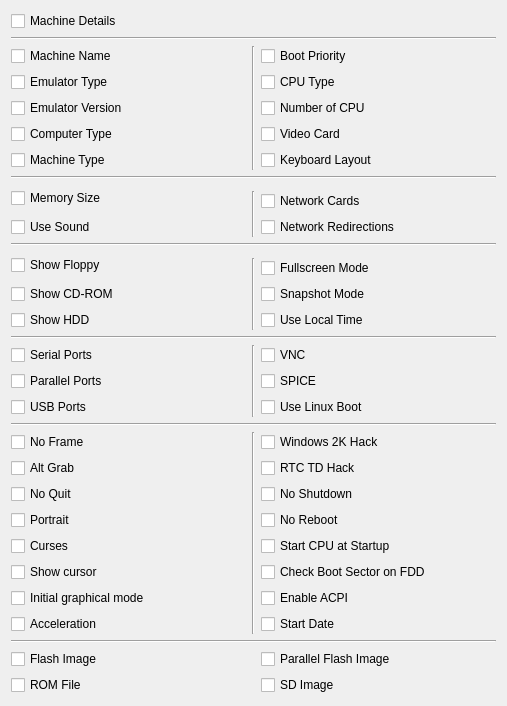
         <widget class="QWidget" name="scrollAreaWidgetContents">
          <property name="geometry">
           <rect>
            <x>0</x>
            <y>0</y>
            <width>507</width>
            <height>702</height>
           </rect>
          </property>
          <layout class="QGridLayout" name="gridLayout_2">
           <item row="0" column="0">
            <widget class="QCheckBox" name="CH_Machine_Details">
             <property name="text">
              <string>Machine Details</string>
             </property>
            </widget>
           </item>
           <item row="1" column="0" colspan="3">
            <widget class="Line" name="line_24">
             <property name="orientation">
              <enum>Qt::Horizontal</enum>
             </property>
            </widget>
           </item>
           <item row="2" column="0">
            <widget class="QCheckBox" name="CH_Machine_Name">
             <property name="text">
              <string>Machine Name</string>
             </property>
            </widget>
           </item>
           <item row="2" column="1" rowspan="5">
            <widget class="Line" name="line_4">
             <property name="orientation">
              <enum>Qt::Vertical</enum>
             </property>
            </widget>
           </item>
           <item row="2" column="2">
            <widget class="QCheckBox" name="CH_Boot_Priority">
             <property name="text">
              <string>Boot Priority</string>
             </property>
            </widget>
           </item>
           <item row="3" column="0">
            <widget class="QCheckBox" name="CH_Emulator_Type">
             <property name="text">
              <string>Emulator Type</string>
             </property>
            </widget>
           </item>
           <item row="3" column="2">
            <widget class="QCheckBox" name="CH_CPU_Type">
             <property name="text">
              <string>CPU Type</string>
             </property>
            </widget>
           </item>
           <item row="4" column="0">
            <widget class="QCheckBox" name="CH_Emulator_Version">
             <property name="text">
              <string>Emulator Version</string>
             </property>
            </widget>
           </item>
           <item row="4" column="2">
            <widget class="QCheckBox" name="CH_Number_of_CPU">
             <property name="text">
              <string>Number of CPU</string>
             </property>
            </widget>
           </item>
           <item row="5" column="0">
            <widget class="QCheckBox" name="CH_Computer_Type">
             <property name="text">
              <string>Computer Type</string>
             </property>
            </widget>
           </item>
           <item row="5" column="2">
            <widget class="QCheckBox" name="CH_Video_Card">
             <property name="text">
              <string>Video Card</string>
             </property>
            </widget>
           </item>
           <item row="6" column="0">
            <widget class="QCheckBox" name="CH_Machine_Type">
             <property name="text">
              <string>Machine Type</string>
             </property>
            </widget>
           </item>
           <item row="6" column="2">
            <widget class="QCheckBox" name="CH_Keyboard_Layout">
             <property name="text">
              <string>Keyboard Layout</string>
             </property>
            </widget>
           </item>
           <item row="7" column="0" colspan="3">
            <widget class="Line" name="line">
             <property name="orientation">
              <enum>Qt::Horizontal</enum>
             </property>
            </widget>
           </item>
           <item row="8" column="0" rowspan="2">
            <widget class="QCheckBox" name="CH_Memory_Size">
             <property name="text">
              <string>Memory Size</string>
             </property>
            </widget>
           </item>
           <item row="9" column="1" rowspan="2">
            <widget class="Line" name="line_5">
             <property name="orientation">
              <enum>Qt::Vertical</enum>
             </property>
            </widget>
           </item>
           <item row="9" column="2">
            <widget class="QCheckBox" name="CH_Network_Cards">
             <property name="text">
              <string>Network Cards</string>
             </property>
            </widget>
           </item>
           <item row="10" column="0">
            <widget class="QCheckBox" name="CH_Use_Sound">
             <property name="text">
              <string>Use Sound</string>
             </property>
            </widget>
           </item>
           <item row="10" column="2">
            <widget class="QCheckBox" name="CH_Redirections">
             <property name="text">
              <string>Network Redirections</string>
             </property>
            </widget>
           </item>
           <item row="11" column="0" colspan="3">
            <widget class="Line" name="line_2">
             <property name="orientation">
              <enum>Qt::Horizontal</enum>
             </property>
            </widget>
           </item>
           <item row="12" column="0" rowspan="2">
            <widget class="QCheckBox" name="CH_Show_FDD">
             <property name="text">
              <string>Show Floppy</string>
             </property>
            </widget>
           </item>
           <item row="13" column="1" rowspan="3">
            <widget class="Line" name="line_7">
             <property name="orientation">
              <enum>Qt::Vertical</enum>
             </property>
            </widget>
           </item>
           <item row="13" column="2">
            <widget class="QCheckBox" name="CH_Fullscreen">
             <property name="text">
              <string>Fullscreen Mode</string>
             </property>
            </widget>
           </item>
           <item row="14" column="0">
            <widget class="QCheckBox" name="CH_Show_CD">
             <property name="text">
              <string>Show CD-ROM</string>
             </property>
            </widget>
           </item>
           <item row="14" column="2">
            <widget class="QCheckBox" name="CH_Snapshot">
             <property name="text">
              <string>Snapshot Mode</string>
             </property>
            </widget>
           </item>
           <item row="15" column="0">
            <widget class="QCheckBox" name="CH_Show_HDD">
             <property name="text">
              <string>Show HDD</string>
             </property>
            </widget>
           </item>
           <item row="15" column="2">
            <widget class="QCheckBox" name="CH_Localtime">
             <property name="text">
              <string>Use Local Time</string>
             </property>
            </widget>
           </item>
           <item row="16" column="0" colspan="3">
            <widget class="Line" name="line_12">
             <property name="orientation">
              <enum>Qt::Horizontal</enum>
             </property>
            </widget>
           </item>
           <item row="17" column="0">
            <widget class="QCheckBox" name="CH_Serial_Port">
             <property name="text">
              <string>Serial Ports</string>
             </property>
            </widget>
           </item>
           <item row="17" column="1" rowspan="3">
            <widget class="Line" name="line_8">
             <property name="orientation">
              <enum>Qt::Vertical</enum>
             </property>
            </widget>
           </item>
           <item row="17" column="2">
            <widget class="QCheckBox" name="CH_VNC">
             <property name="text">
              <string>VNC</string>
             </property>
            </widget>
           </item>
           <item row="18" column="0">
            <widget class="QCheckBox" name="CH_Parallel_Port">
             <property name="text">
              <string>Parallel Ports</string>
             </property>
            </widget>
           </item>
           <item row="18" column="2">
            <widget class="QCheckBox" name="CH_SPICE">
             <property name="text">
              <string>SPICE</string>
             </property>
            </widget>
           </item>
           <item row="19" column="0">
            <widget class="QCheckBox" name="CH_USB_Port">
             <property name="text">
              <string>USB Ports</string>
             </property>
            </widget>
           </item>
           <item row="19" column="2">
            <widget class="QCheckBox" name="CH_Linux_Boot">
             <property name="text">
              <string>Use Linux Boot</string>
             </property>
            </widget>
           </item>
           <item row="20" column="0" colspan="3">
            <widget class="Line" name="line_6">
             <property name="orientation">
              <enum>Qt::Horizontal</enum>
             </property>
            </widget>
           </item>
           <item row="21" column="0">
            <widget class="QCheckBox" name="CH_No_Frame">
             <property name="text">
              <string>No Frame</string>
             </property>
            </widget>
           </item>
           <item row="21" column="1" rowspan="8">
            <widget class="Line" name="line_3">
             <property name="orientation">
              <enum>Qt::Vertical</enum>
             </property>
            </widget>
           </item>
           <item row="21" column="2">
            <widget class="QCheckBox" name="CH_Win2K_Hack">
             <property name="text">
              <string>Windows 2K Hack</string>
             </property>
            </widget>
           </item>
           <item row="22" column="0">
            <widget class="QCheckBox" name="CH_Alt_Grab">
             <property name="text">
              <string>Alt Grab</string>
             </property>
            </widget>
           </item>
           <item row="22" column="2">
            <widget class="QCheckBox" name="CH_RTC_TD_Hack">
             <property name="text">
              <string>RTC TD Hack</string>
             </property>
            </widget>
           </item>
           <item row="23" column="0">
            <widget class="QCheckBox" name="CH_No_Quit">
             <property name="text">
              <string>No Quit</string>
             </property>
            </widget>
           </item>
           <item row="23" column="2">
            <widget class="QCheckBox" name="CH_No_Shutdown">
             <property name="text">
              <string>No Shutdown</string>
             </property>
            </widget>
           </item>
           <item row="24" column="0">
            <widget class="QCheckBox" name="CH_Portrait">
             <property name="text">
              <string>Portrait</string>
             </property>
            </widget>
           </item>
           <item row="24" column="2">
            <widget class="QCheckBox" name="CH_No_Reboot">
             <property name="text">
              <string>No Reboot</string>
             </property>
            </widget>
           </item>
           <item row="25" column="0">
            <widget class="QCheckBox" name="CH_Curses">
             <property name="text">
              <string>Curses</string>
             </property>
            </widget>
           </item>
           <item row="25" column="2">
            <widget class="QCheckBox" name="CH_Start_CPU">
             <property name="text">
              <string>Start CPU at Startup</string>
             </property>
            </widget>
           </item>
           <item row="26" column="0">
            <widget class="QCheckBox" name="CH_Show_Cursor">
             <property name="text">
              <string>Show cursor</string>
             </property>
            </widget>
           </item>
           <item row="26" column="2">
            <widget class="QCheckBox" name="CH_Check_Boot_on_FDD">
             <property name="text">
              <string>Check Boot Sector on FDD</string>
             </property>
            </widget>
           </item>
           <item row="27" column="0">
            <widget class="QCheckBox" name="CH_Init_Graphical_Mode">
             <property name="text">
              <string>Initial graphical mode</string>
             </property>
            </widget>
           </item>
           <item row="27" column="2">
            <widget class="QCheckBox" name="CH_ACPI">
             <property name="text">
              <string>Enable ACPI</string>
             </property>
            </widget>
           </item>
           <item row="28" column="0">
            <widget class="QCheckBox" name="CH_Acceleration">
             <property name="text">
              <string>Acceleration</string>
             </property>
            </widget>
           </item>
           <item row="28" column="2">
            <widget class="QCheckBox" name="CH_Start_Date">
             <property name="text">
              <string>Start Date</string>
             </property>
            </widget>
           </item>
           <item row="29" column="0" colspan="3">
            <widget class="Line" name="line_9">
             <property name="orientation">
              <enum>Qt::Horizontal</enum>
             </property>
            </widget>
           </item>
           <item row="30" column="0">
            <widget class="QCheckBox" name="CH_MTDBlock">
             <property name="text">
              <string>Flash Image</string>
             </property>
            </widget>
           </item>
           <item row="30" column="2">
            <widget class="QCheckBox" name="CH_PFlash">
             <property name="text">
              <string>Parallel Flash Image</string>
             </property>
            </widget>
           </item>
           <item row="31" column="0">
            <widget class="QCheckBox" name="CH_ROM_File">
             <property name="text">
              <string>ROM File</string>
             </property>
            </widget>
           </item>
           <item row="31" column="2">
            <widget class="QCheckBox" name="CH_SD_Image">
             <property name="text">
              <string>SD Image</string>
             </property>
            </widget>
           </item>
          </layout>
         </widget>
